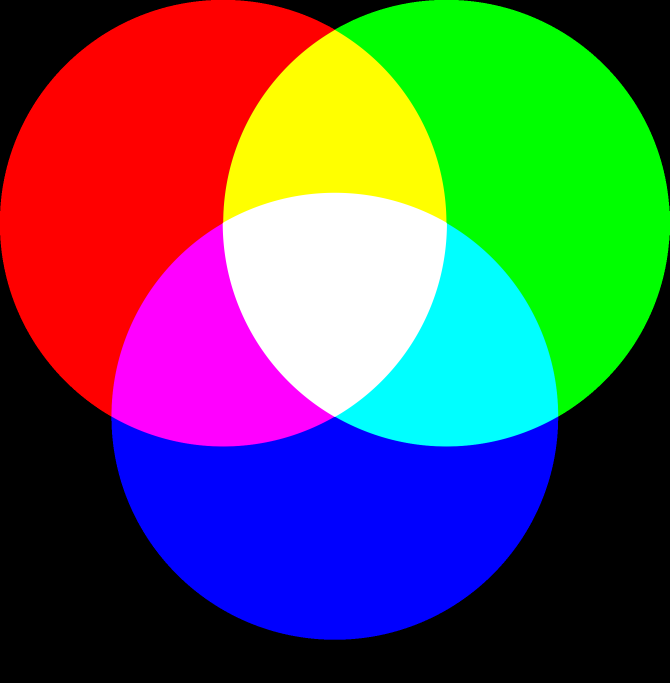
#> input picture data/RGB.png, 2009 x 2048 px, found by its file name (shown at 1/3 size)
$ jupyter execute 'Tổng Quan Không Gian Màu trong OpenCV.ipynb'
#> lines starting #> are read from the running program, lines starting #| are printed output that depends on the picture
### Không gian màu

#### không gian màu RGB

Màu mạc định của máy. Mỗi kênh màu R, G, B sẽ sử dụng 8 bit để biểu diễn gtri
từ 0 đền 255. Số lượng màu tối đa 255 * 255 * 255 = 16581375

#### Không gian màu HSV
H: (Hue): vùng màu

S: (Saturation) Độ bão hòa

V: (Value): độ sáng

Ứng dụng lớn nhất: lọc màu

[cell 1]
import cv2
import numpy as np

path = r"data\RGB.png"

img = cv2.imread(path)
#> img is the input picture: shape (2048, 2009, 3); mean B, G, R 87.5, 87.5, 87.5
print("Image 1 shape:", img.shape)
#| Image 1 shape: (2048, 2009, 3)
B, G, R = cv2.split(img)
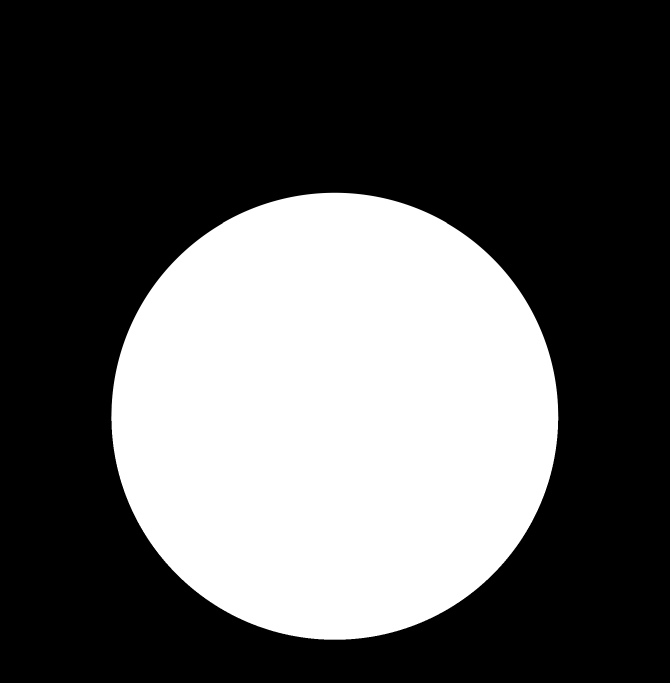
#> B: shape (2048, 2009) (shown at 1/3 size); min 0, max 255, mean 87.5
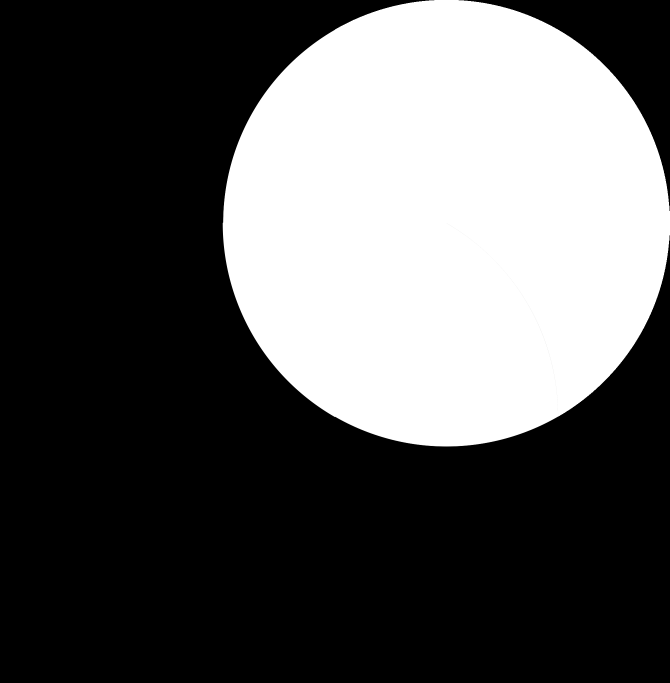
#> G: shape (2048, 2009) (shown at 1/3 size); min 0, max 255, mean 87.5
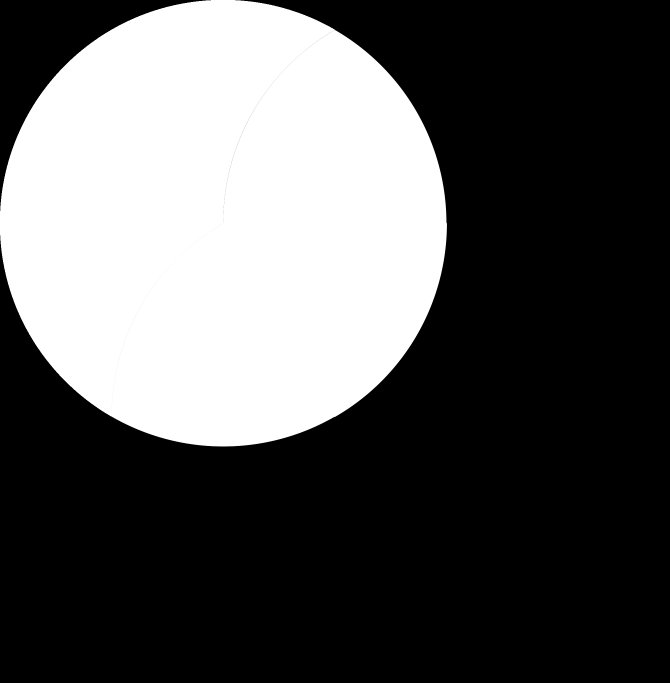
#> R: shape (2048, 2009) (shown at 1/3 size); min 0, max 255, mean 87.5

# Resize các ảnh để chúng có cùng kích thước
width, height = 600, 400  # Thay đổi kích thước theo ý muốn
img = cv2.resize(img, (width, height))
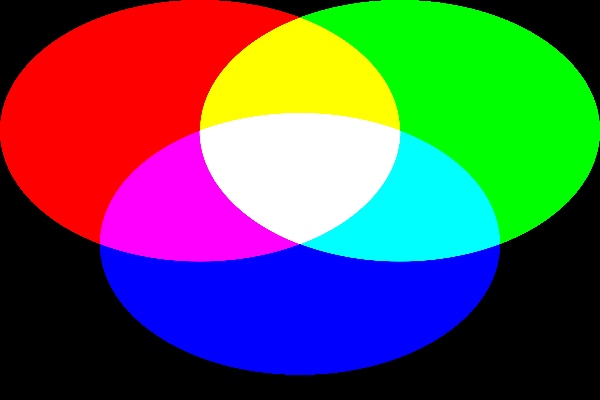
#> img: shape (400, 600, 3); mean B, G, R 87.5, 87.5, 87.5
R = cv2.resize(R, (width, height))
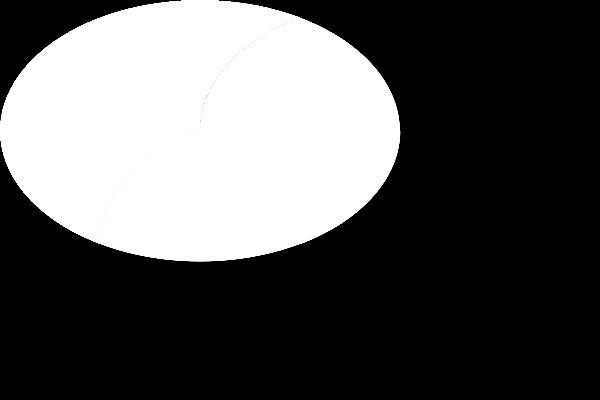
#> R: shape (400, 600); min 0, max 255, mean 87.5
G = cv2.resize(G, (width, height))
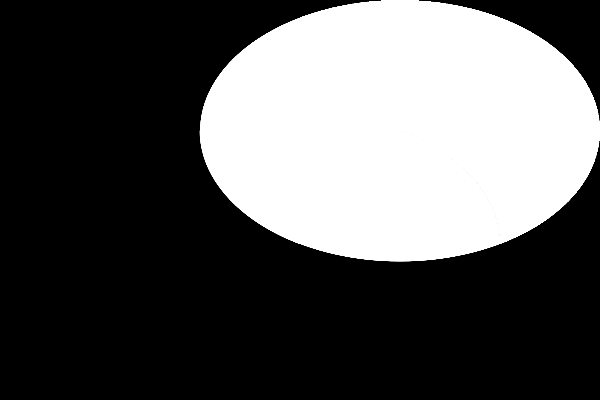
#> G: shape (400, 600); min 0, max 255, mean 87.5
B = cv2.resize(B, (width, height))
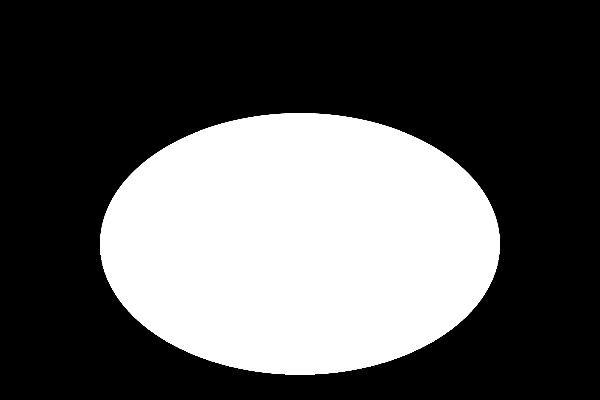
#> B: shape (400, 600); min 0, max 255, mean 87.5

# [10 lines of commented-out code are left out]

cv2.imshow("Anh Goc", img)
cv2.imshow("Anh R", R)
cv2.imshow("Anh G", G)
cv2.imshow("Anh B", B)
cv2.waitKey()
cv2.destroyAllWindows()
